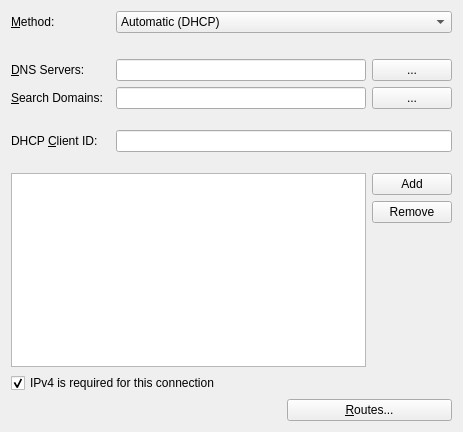
<?xml version="1.0" encoding="UTF-8"?>
<ui version="4.0">
 <class>IPv4Widget</class>
 <widget class="QWidget" name="IPv4Widget">
  <property name="geometry">
   <rect>
    <x>0</x>
    <y>0</y>
    <width>463</width>
    <height>432</height>
   </rect>
  </property>
  <property name="windowTitle">
   <string>IPv4 Address</string>
  </property>
  <property name="toolTip">
   <string extracomment="Advanced IP settings"/>
  </property>
  <layout class="QGridLayout" name="gridLayout_2">
   <item row="0" column="0">
    <widget class="QLabel" name="label">
     <property name="sizePolicy">
      <sizepolicy hsizetype="Minimum" vsizetype="Preferred">
       <horstretch>0</horstretch>
       <verstretch>0</verstretch>
      </sizepolicy>
     </property>
     <property name="text">
      <string>&amp;Method:</string>
     </property>
     <property name="buddy">
      <cstring>method</cstring>
     </property>
    </widget>
   </item>
   <item row="0" column="1" colspan="2">
    <widget class="KComboBox" name="method">
     <item>
      <property name="text">
       <string>Automatic (DHCP)</string>
      </property>
     </item>
     <item>
      <property name="text">
       <string>Link-Local</string>
      </property>
     </item>
     <item>
      <property name="text">
       <string comment="like in use Manual configuration">Manual</string>
      </property>
     </item>
     <item>
      <property name="text">
       <string>Shared to other computers</string>
      </property>
     </item>
     <item>
      <property name="text">
       <string comment="like in this setting is Disabled">Disabled</string>
      </property>
     </item>
    </widget>
   </item>
   <item row="1" column="1">
    <spacer name="verticalSpacer">
     <property name="orientation">
      <enum>Qt::Vertical</enum>
     </property>
     <property name="sizeType">
      <enum>QSizePolicy::Minimum</enum>
     </property>
     <property name="sizeHint" stdset="0">
      <size>
       <width>20</width>
       <height>20</height>
      </size>
     </property>
    </spacer>
   </item>
   <item row="2" column="0">
    <widget class="QLabel" name="dnsLabel">
     <property name="sizePolicy">
      <sizepolicy hsizetype="Minimum" vsizetype="Preferred">
       <horstretch>0</horstretch>
       <verstretch>0</verstretch>
      </sizepolicy>
     </property>
     <property name="text">
      <string comment="@info">&amp;DNS Servers:</string>
     </property>
     <property name="textFormat">
      <enum>Qt::AutoText</enum>
     </property>
     <property name="buddy">
      <cstring>dns</cstring>
     </property>
    </widget>
   </item>
   <item row="2" column="1" colspan="2">
    <layout class="QHBoxLayout" name="horizontalLayout_2">
     <item>
      <widget class="QLineEdit" name="dns">
       <property name="sizePolicy">
        <sizepolicy hsizetype="Expanding" vsizetype="Fixed">
         <horstretch>0</horstretch>
         <verstretch>0</verstretch>
        </sizepolicy>
       </property>
       <property name="minimumSize">
        <size>
         <width>250</width>
         <height>0</height>
        </size>
       </property>
       <property name="toolTip">
        <string>Use this field to specify the IP address(es) of one or more DNS servers. Use ',' to separate entries.</string>
       </property>
      </widget>
     </item>
     <item>
      <widget class="KPushButton" name="dnsMorePushButton">
       <property name="text">
        <string>...</string>
       </property>
      </widget>
     </item>
    </layout>
   </item>
   <item row="3" column="0">
    <widget class="QLabel" name="dnsSearchLabel">
     <property name="sizePolicy">
      <sizepolicy hsizetype="Minimum" vsizetype="Preferred">
       <horstretch>0</horstretch>
       <verstretch>0</verstretch>
      </sizepolicy>
     </property>
     <property name="text">
      <string comment="@info">&amp;Search Domains:</string>
     </property>
     <property name="buddy">
      <cstring>dnsSearch</cstring>
     </property>
    </widget>
   </item>
   <item row="3" column="1" colspan="2">
    <layout class="QHBoxLayout" name="horizontalLayout_5">
     <item>
      <widget class="QLineEdit" name="dnsSearch">
       <property name="minimumSize">
        <size>
         <width>250</width>
         <height>0</height>
        </size>
       </property>
       <property name="toolTip">
        <string>Use this field to specify one or more DNS domains to search. Use ',' to separate entries.</string>
       </property>
      </widget>
     </item>
     <item>
      <widget class="KPushButton" name="dnsSearchMorePushButton">
       <property name="text">
        <string>...</string>
       </property>
      </widget>
     </item>
    </layout>
   </item>
   <item row="4" column="1">
    <spacer name="verticalSpacer_5">
     <property name="orientation">
      <enum>Qt::Vertical</enum>
     </property>
     <property name="sizeType">
      <enum>QSizePolicy::Fixed</enum>
     </property>
     <property name="sizeHint" stdset="0">
      <size>
       <width>17</width>
       <height>15</height>
      </size>
     </property>
    </spacer>
   </item>
   <item row="5" column="0">
    <widget class="QLabel" name="labelDhcpClientId">
     <property name="sizePolicy">
      <sizepolicy hsizetype="Minimum" vsizetype="Preferred">
       <horstretch>0</horstretch>
       <verstretch>0</verstretch>
      </sizepolicy>
     </property>
     <property name="text">
      <string>DHCP &amp;Client ID:</string>
     </property>
     <property name="buddy">
      <cstring>dhcpClientId</cstring>
     </property>
    </widget>
   </item>
   <item row="6" column="1">
    <spacer name="verticalSpacer_2">
     <property name="orientation">
      <enum>Qt::Vertical</enum>
     </property>
     <property name="sizeType">
      <enum>QSizePolicy::Fixed</enum>
     </property>
     <property name="sizeHint" stdset="0">
      <size>
       <width>17</width>
       <height>15</height>
      </size>
     </property>
    </spacer>
   </item>
   <item row="7" column="0" colspan="3">
    <layout class="QGridLayout" name="gridLayout">
     <item row="1" column="1">
      <widget class="QPushButton" name="btnRemove">
       <property name="text">
        <string>Remove</string>
       </property>
       <property name="icon">
        <iconset theme="list-remove">
         <normaloff/>
        </iconset>
       </property>
      </widget>
     </item>
     <item row="0" column="1">
      <widget class="QPushButton" name="btnAdd">
       <property name="text">
        <string>Add</string>
       </property>
       <property name="icon">
        <iconset theme="list-add">
         <normaloff/>
        </iconset>
       </property>
      </widget>
     </item>
     <item row="0" column="0" rowspan="3">
      <widget class="QTableView" name="tableViewAddresses">
       <property name="sizePolicy">
        <sizepolicy hsizetype="MinimumExpanding" vsizetype="MinimumExpanding">
         <horstretch>0</horstretch>
         <verstretch>0</verstretch>
        </sizepolicy>
       </property>
       <property name="toolTip">
        <string>Addresses</string>
       </property>
       <property name="selectionMode">
        <enum>QAbstractItemView::SingleSelection</enum>
       </property>
       <property name="selectionBehavior">
        <enum>QAbstractItemView::SelectRows</enum>
       </property>
       <attribute name="horizontalHeaderStretchLastSection">
        <bool>true</bool>
       </attribute>
       <attribute name="verticalHeaderVisible">
        <bool>false</bool>
       </attribute>
      </widget>
     </item>
     <item row="2" column="1">
      <spacer name="verticalSpacer_3">
       <property name="orientation">
        <enum>Qt::Vertical</enum>
       </property>
       <property name="sizeType">
        <enum>QSizePolicy::MinimumExpanding</enum>
       </property>
       <property name="sizeHint" stdset="0">
        <size>
         <width>20</width>
         <height>40</height>
        </size>
       </property>
      </spacer>
     </item>
    </layout>
   </item>
   <item row="8" column="0" colspan="2">
    <widget class="QCheckBox" name="ipv4RequiredCB">
     <property name="text">
      <string>IPv4 is required for this connection</string>
     </property>
     <property name="checked">
      <bool>true</bool>
     </property>
    </widget>
   </item>
   <item row="9" column="2">
    <widget class="QPushButton" name="btnRoutes">
     <property name="text">
      <string>&amp;Routes...</string>
     </property>
    </widget>
   </item>
   <item row="5" column="1" colspan="2">
    <widget class="QLineEdit" name="dhcpClientId">
     <property name="toolTip">
      <string>Use this field to specify the DHCP client ID which is a string sent to the DHCP server to identify the local machine that the DHCP server may use to customize the DHCP lease and options.</string>
     </property>
    </widget>
   </item>
   <item row="9" column="0" colspan="2">
    <spacer name="horizontalSpacer">
     <property name="orientation">
      <enum>Qt::Horizontal</enum>
     </property>
     <property name="sizeHint" stdset="0">
      <size>
       <width>40</width>
       <height>20</height>
      </size>
     </property>
    </spacer>
   </item>
  </layout>
 </widget>
 <customwidgets>
  <customwidget>
   <class>KComboBox</class>
   <extends>QComboBox</extends>
   <header>kcombobox.h</header>
  </customwidget>
  <customwidget>
   <class>KLineEdit</class>
   <extends>QLineEdit</extends>
   <header>klineedit.h</header>
  </customwidget>
  <customwidget>
   <class>KPushButton</class>
   <extends>QPushButton</extends>
   <header>kpushbutton.h</header>
  </customwidget>
 </customwidgets>
 <tabstops>
  <tabstop>method</tabstop>
  <tabstop>dns</tabstop>
  <tabstop>dnsMorePushButton</tabstop>
  <tabstop>dnsSearch</tabstop>
  <tabstop>dnsSearchMorePushButton</tabstop>
  <tabstop>dhcpClientId</tabstop>
  <tabstop>tableViewAddresses</tabstop>
  <tabstop>btnAdd</tabstop>
  <tabstop>btnRemove</tabstop>
  <tabstop>ipv4RequiredCB</tabstop>
  <tabstop>btnRoutes</tabstop>
 </tabstops>
 <resources/>
 <connections/>
</ui>
